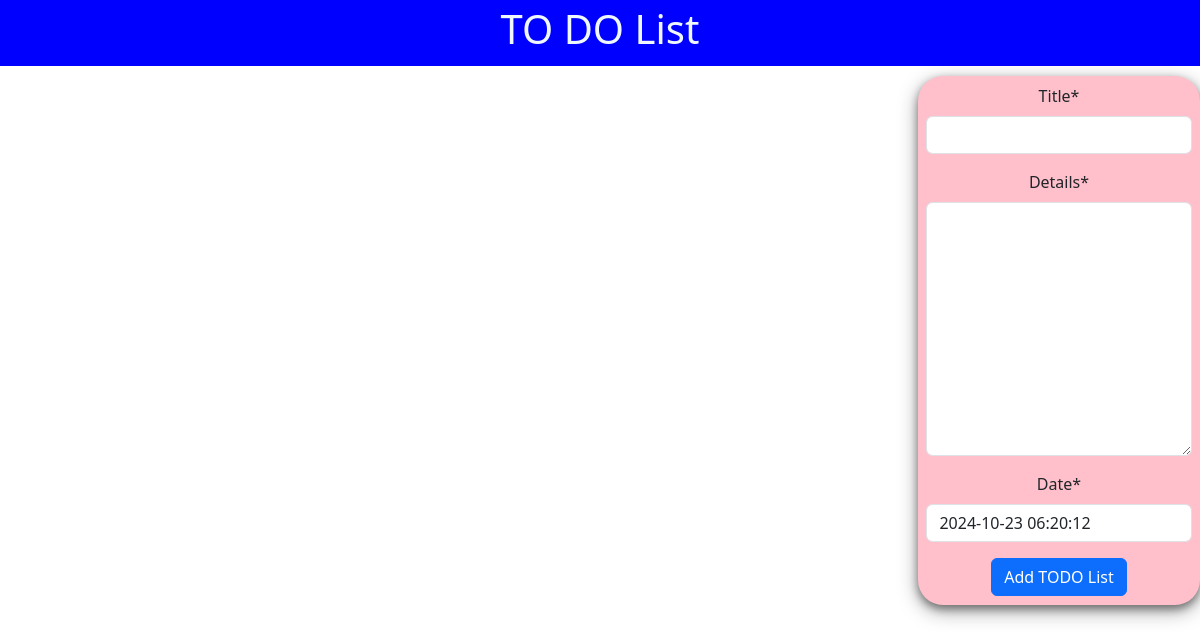
Page /app/ on the earlier database version.
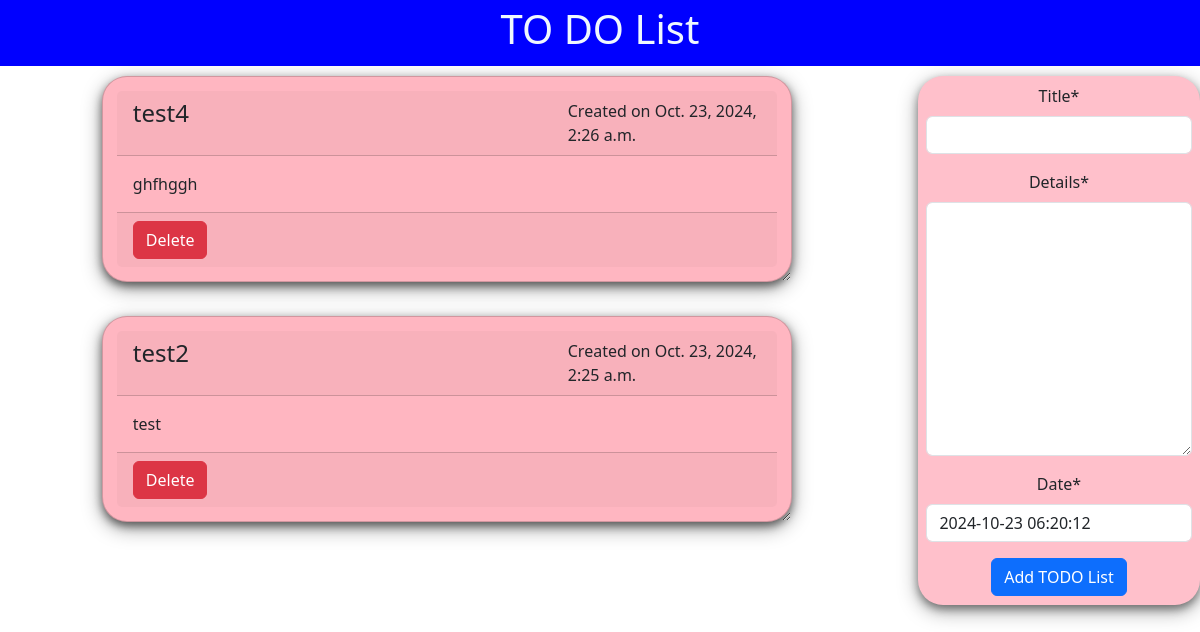
Same page on the later database version.
### todo/models.py (models this page shows)
class Todo(models.Model):
    title = models.CharField(max_length=164)
    details = models.TextField()
    date = models.DateTimeField(default=timezone.now)

### todo/views.py (the view)
# urls.py: path('',views.home_page, name='home'),
def home_page(request):
    item_list = Todo.objects.order_by("-date")
    status = False
    if request.method == 'POST':
        form = TodoForm(request.POST)
        if form.is_valid():
            form.save(commit=True)
            status = True
    form = TodoForm()
    dict_data = {
        'form' : form,
        'lists' : item_list,
        'title' : "TODO LIST",
        'status' : status,
    }
    return render(request, 'todo/home.html', dict_data)

### todo/forms.py
class TodoForm(forms.ModelForm):
    class Meta:
        model = Todo
        fields = '__all__'

### templates/todo/home.html (shortened to what this page needs)
<!DOCTYPE html>
{% extends "todo/base.html" %}
{%load crispy_forms_tags %}
{% block body_block %}
  <div class="row">
    <div class="col-md-1">
    </div>
    <div class="col-md-7">
      {% for list in lists %}
      <div class="card custom-card">
        <div class="card-header">
          <div class="row">
            <div class="col-8">
              <h4>{{list.title}}</h4>
            </div>
            <div class="col-4">
              <span>Created on {{list.date}}</span>
            </div>
          </div>
        </div>
        <div class="card-body">
          {{list.details}}
        </div>
        <div class="card-footer">
          <form action="{%url 'del' list.id %}" method="post">
            <input type="submit" value="Delete" class="btn btn-danger">
          </form>
        </div>
      </div>
      {% endfor %}
    </div>
    <div class="col-md-1">
    </div>
    <div class="col-md-3">
      <form action="" method="post" class="submit_form">
        {{form|crispy}}
        <input type="submit" value="Add TODO List" class="btn btn-primary">
      </form>
    </div>
  </div>
{% endblock  %}

### templates/todo/base.html (shortened to what this page needs)
<!DOCTYPE html>
{% load static %}
<html lang="en">
<head>
  <link rel="stylesheet" href="{% static '/css/bootstrap.min.css' %}">
  <link rel="stylesheet" href="{% static '/css/custom1.css' %}">
</head>
<body>
  <div class="continer-fluid">
    <center class="row cusotm-heading">
      <h1> TO DO List</h1>
    </center>
    {% block body_block %}{% endblock %}
  </div>
</body>
</html>

### static/css/custom1.css (style rules this page uses)
.custom-card { box-shadow: 0 4px 8px 0 rgba(0,0,0,0.5), 0 6px 20px 0 rgba(0,0,0,0.39); background: lightpink; margin-bottom : 5%; border-radius: 25px; padding : 2%; overflow: auto; resize: both; text-overflow: ellipsis; }
.submit_form { text-align: center; padding: 3%; background: pink; border-radius: 25px; box-shadow: 0 4px 8px 0 rgba(0,0,0,0.4), 0 6px 20px 0 rgba(0,0,0,0.36); }
.cusotm-heading { background-color: blue; color: aliceblue !important; margin-bottom: 10px; padding-top: 5px; padding-bottom: 5px; }

Differences in the rows shown:
added Todo: title "test4", date "Oct. 23, 2024, 2:26 a.m.", details "ghfhggh"
added Todo: title "test2", date "Oct. 23, 2024, 2:25 a.m.", details "test"
